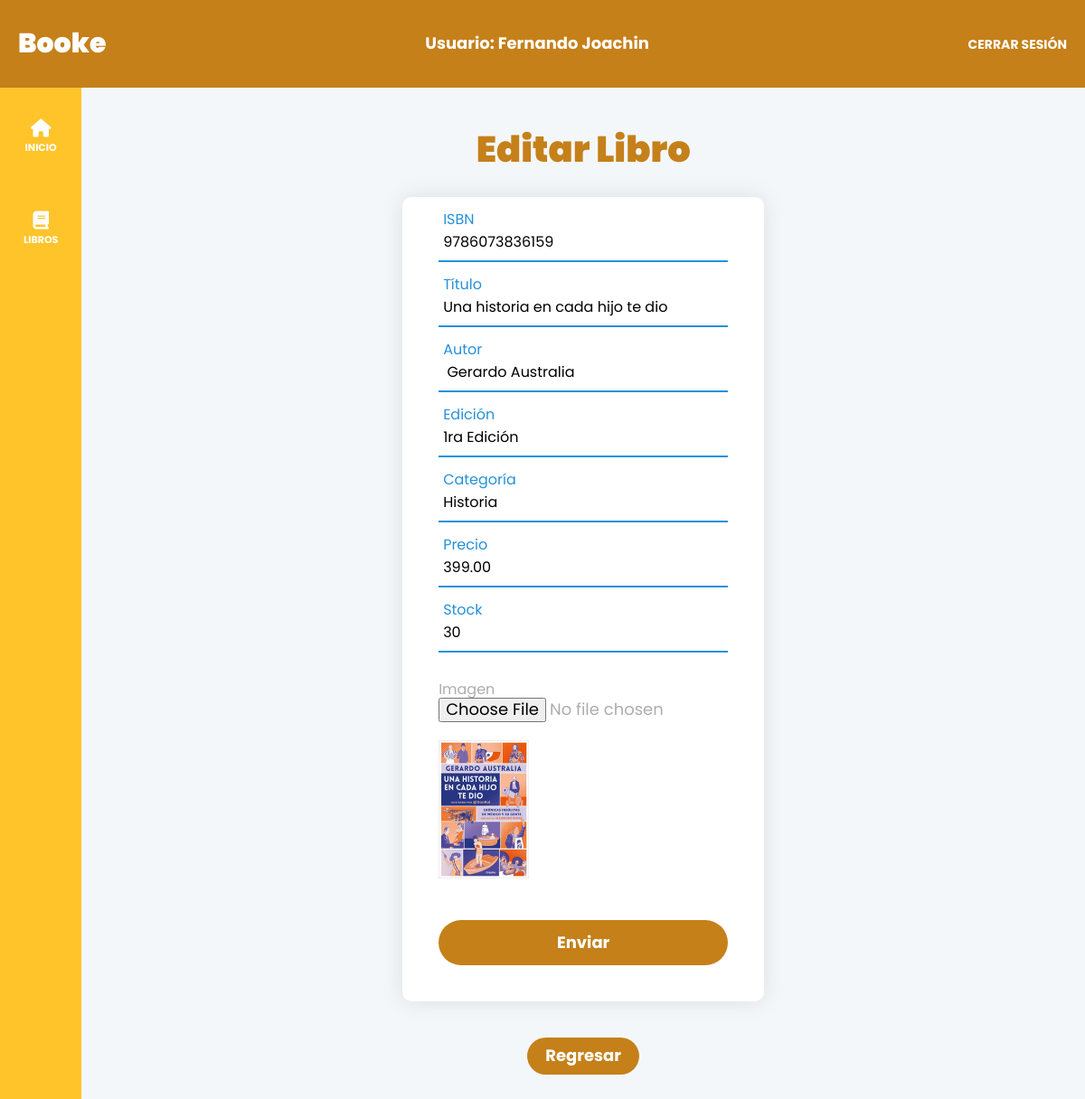
Screenshot of /editar.php?id=17 (signed in) with the database file from the repository.
### tables this page shows
CREATE TABLE `books` (
  `id` int NOT NULL AUTO_INCREMENT,
  `bookIsbn` varchar(45) DEFAULT NULL,
  `bookTitle` varchar(45) DEFAULT NULL,
  `bookAuthor` varchar(45) DEFAULT NULL,
  `bookEdition` varchar(45) DEFAULT NULL,
  `bookCategory` varchar(45) DEFAULT NULL,
  `bookStock` int DEFAULT NULL,
  `imagen` varchar(45) DEFAULT NULL,
  `bookPrice` decimal(10,2) DEFAULT NULL,
  PRIMARY KEY (`id`)
);

### models/ActiveRecord.php (called while the page is built, shortened)
<?php
class ActiveRecord{
    protected static $db;
    protected static $nombreTabla = "";
    public static function all(){
        $query = "SELECT * FROM " . static::$nombreTabla;
        $resultado = self::consultarSQL($query);
        return $resultado;
    }
    public static function find($id){
        $query = "SELECT * FROM " . static::$nombreTabla . " WHERE id={$id}";
        $resultado = self::consultarSQL($query);
        return array_shift($resultado);
    }
    public static function setDB($database){
        self::$db = $database;
    }
    public static function consultarSQL($query){
        $resultado = self::$db->query($query);
        $array = [];
        while($registro = $resultado->fetch_assoc()){
            $array[] = static::crearObjetos($registro);
        }
        return $array;
    }
    public static function crearObjetos($registro){
        $objeto = new static();
        foreach($registro as $key => $value){
            if(property_exists($objeto, $key)){
                $objeto->$key = $value;
            }
        }
        return $objeto;
    }
}

### controllers/BookController/buscarLibro.php (called while the page is built, shortened)
<?php
function buscarLibro($id)
{
    $libros = LibroModel::find($id);
    return $libros;
}

### controllers/BookController/obtenerLibros.php (called while the page is built, shortened)
<?php
function obtenerCategorias()
{
    $libros = LibroModel::all();
    $nombresCategorias = array_column($libros, 'bookCategory');
    $categoriasUnicas = array_unique($nombresCategorias);
    return $categoriasUnicas;
}

### editar.php (the view, shortened to what this page needs)
<?php
include __DIR__ . "/template/header-admin.php";
?>
<div class="dashboard__grid">
    <?php
    include_once __DIR__ . '/template/sidebar-admin.php';
    ?>
    <main class="dashboard__contenido">
        <section class="crear">
            <h1 class="crear__titulo">Editar Libro</h1>
            <div class="crear__contenedor">
                <?php
                    require_once __DIR__ . '/controllers/BookController/buscarLibro.php';
                    $libro = buscarLibro($_GET['id']);
                ?>
                <form class="formulario-crear" method="POST" action="./controllers/BookController/editarLibro.php" enctype="multipart/form-data">
                    <div class="formulario-crear__campo">
                        <input class="formulario-crear__input" name="bookIsbn" type="text" value="<?= $libro->bookIsbn?>" required>
                        <label class="formulario-crear__label">ISBN</label>
                    </div>
                    <div class="formulario-crear__campo">
                        <input class="formulario-crear__input" name="bookTitle" type="text" value="<?= $libro->bookTitle?>" required>
                        <label class="formulario-crear__label">Título</label>
                    </div>
                    <div class="formulario-crear__campo">
                        <input class="formulario-crear__input" name="bookAuthor" type="text" value="<?= $libro->bookAuthor?>" required>
                        <label class="formulario-crear__label">Autor</label>
                    </div>
                    <div class="formulario-crear__campo">
                        <input class="formulario-crear__input" name="bookEdition" type="text" value="<?= $libro->bookEdition?>" required>
                        <label class="formulario-crear__label">Edición</label>
                    </div>
                    <div class="formulario-crear__campo">
                        <input class="formulario-crear__input" name="bookCategory" type="text" value="<?= $libro->bookCategory?>" required>
                        <label class="formulario-crear__label">Categoría</label>
                    </div>
                    <div class="formulario-crear__campo">
                        <input class="formulario-crear__input" name="bookPrice" type="number" value="<?= $libro->bookPrice?>" required>
                        <label class="formulario-crear__label">Precio</label>
                    </div>
                    <div class="formulario-crear__campo">
                        <input class="formulario-crear__input" name="bookStock" type="number" value="<?= $libro->bookStock?>" required>
                        <label class="formulario-crear__label">Stock</label>
                    </div>
                    <div class="formulario-crear__imagen">
                        <label class="formulario-crear__label--imagen">Imagen</label>
                        <br>
                        <input class="formulario-crear__input--imagen" type="file" name="bookImage" accept="image/*"  alt="">
                        <?php if($libro->imagen){ ?>
                            <img class="img-small" src="./build/imagenes/<?php echo $libro->imagen ?>">
                        <?php } ?>
                    </div>
                    <br>
                    <br>
                    <input type="submit" value="Enviar" class="formulario-crear__input--submit">
                </form>
            </div>
            <a class="crear__regresar" href="librosAdmin.php">Regresar</a>
        </section>
    </main>
</div>
<?php
include __DIR__ . "/template/footer-admin.php";
?>

### build/css/app.css (style rules this page uses)
html { line-height: 1.15; -webkit-text-size-adjust: 100%; }
body { margin: 0; }
main { display: block; }
h1 { font-size: 2em; margin: 0.67em 0; }
a { background-color: transparent; }
img { border-style: none; }
button, input, optgroup, select, textarea { font-family: inherit; font-size: 100%; line-height: 1.15; margin: 0; }
button, input { overflow: visible; }
button, [type=button], [type=reset], [type=submit] { -webkit-appearance: button; }
html { font-size: 62.5%; box-sizing: border-box; height: 100%; }
*, *:before, *:after { box-sizing: inherit; }
body { font-family: "Poppins", sans-serif; font-size: 1.8rem; }
a { text-decoration: none; }
img { width: 100%; height: auto; }
.img-small { width: 10rem; margin-top: 2rem; }
h1, h2, h3 { font-family: "Poppins", sans-serif; font-weight: 900; margin: 2rem 0; }
h1 { font-size: 4rem; }
main { color: #1a1b15; font-family: "Poppins", sans-serif; height: 100%; }
.dashboard { height: 100%; display: flex; flex-direction: column; background-color: #f4f7fa; }
.dashboard__grid { display: flex; flex: 1; }
.dashboard__contenido { padding: 1rem 1rem 3rem 1rem; width: 100%; overflow-y: auto; }
@media (min-width: 768px) { .dashboard__contenido { padding: 1rem 5rem 3rem 5rem; } }
.crear { display: flex; flex-direction: column; justify-content: center; align-items: center; font-family: "Poppins", sans-serif; }
.crear__contenedor { max-width: 40rem; background: #FFFFFF; border-radius: 1rem; box-shadow: 0rem 0rem 2.5rem rgba(0, 0, 0, 0.1); }
@media (min-width: 768px) { .crear__contenedor { width: 40rem; } }
.crear__titulo { color: #C5801A; text-align: center; padding: 1.5rem; margin-bottom: 1.5rem; }
.crear__regresar { border: 0px solid #e9f4fb; background: #C5801A; border-radius: 2.5rem; font-size: 1.8rem; color: #FFFFFF; font-weight: 700; text-decoration: none; padding: 1rem 2rem; transition: 0.5s; margin-top: 40px; margin-bottom: 40px; }
.formulario-crear { padding: 0 4rem; box-sizing: border-box; }
.formulario-crear__campo { position: relative; border-bottom: 0.2rem solid #adadad; margin: 3rem 0; }
.formulario-crear__campo input:focus ~ label, .formulario-crear__campo input:valid ~ label { top: -0.5rem; color: #2691d9; }
.formulario-crear__input { width: 100%; padding: 0 0.5rem; height: 4rem; font-size: 1.6rem; border: none; background: none; outline: none; }
.formulario-crear__input--submit { width: 100%; height: 5rem; border: 0px solid #e9f4fb; background: #C5801A; border-radius: 2.5rem; font-size: 1.8rem; color: #FFFFFF; font-weight: 700; cursor: pointer; outline: none; transition: 0.5s; margin-bottom: 40px; }
.formulario-crear__input--imagen { left: 0; top: 0; width: 100%; height: 100%; cursor: pointer; color: #adadad; }
.formulario-crear__label { position: absolute; top: 50%; left: 0.5rem; color: #adadad; transform: translateY(-50%); font-size: 1.6rem; pointer-events: none; transition: 0.5s; }
.formulario-crear__label--imagen { text-align: center; font-family: "Poppins", sans-serif; color: #adadad; font-size: 1.6rem; margin-bottom: 4rem; }

### rows the page displays
books: bookIsbn "9786073836159", bookTitle "Una historia en cada hijo te dio", bookAuthor "Gerardo Australia", bookEdition "1ra Edición", bookCategory "Historia", bookPrice "399.00", bookStock "30", imagen (picture)

### other values shown
$_SESSION["name"] "Fernando Joachin"
